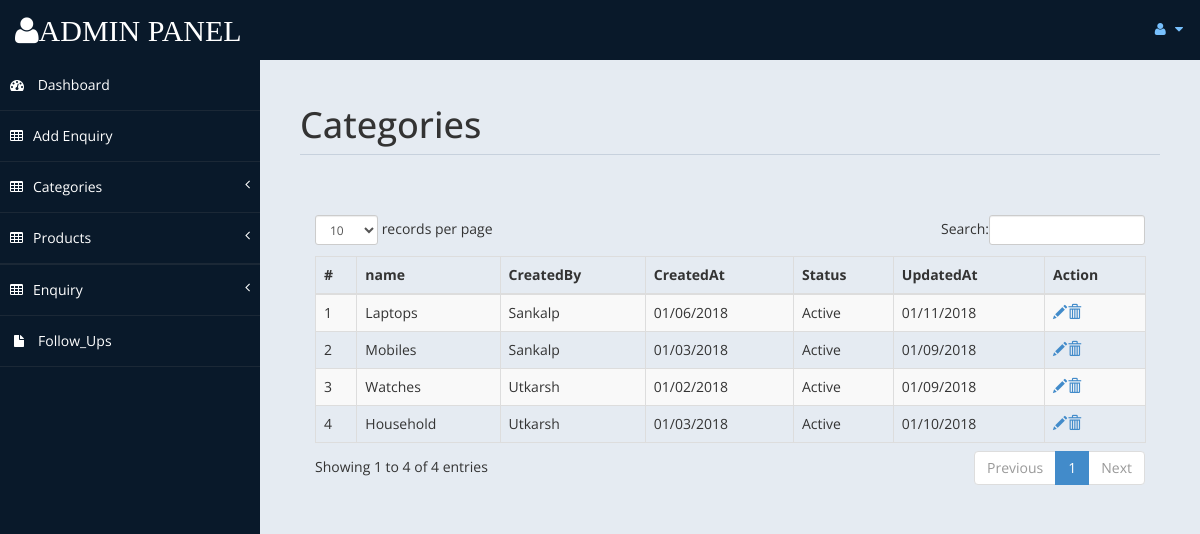
Screenshot of /category_details.php (signed in) with the database file from the repository.
### tables this page shows
CREATE TABLE IF NOT EXISTS `myusers` (
  `id` int(6) unsigned NOT NULL AUTO_INCREMENT,
  `name` varchar(30) NOT NULL,
  `number` varchar(10) DEFAULT NULL,
  `email` varchar(50) NOT NULL,
  `password` varchar(10) NOT NULL,
  `category` enum('admin','adminstrator','SE') DEFAULT NULL,
  PRIMARY KEY (`id`)
);

CREATE TABLE IF NOT EXISTS `category` (
  `id` int(4) NOT NULL AUTO_INCREMENT,
  `category_name` varchar(100) DEFAULT NULL,
  `user_id` int(11) DEFAULT NULL,
  `createdat` varchar(50) DEFAULT NULL,
  `status` enum('Active','InActive') DEFAULT NULL,
  `updatedat` varchar(50) DEFAULT NULL,
  PRIMARY KEY (`id`),
  KEY `user_id` (`user_id`)
);

### category_details.php (the view, shortened to what this page needs)
<!DOCTYPE html>
<html xmlns="http://www.w3.org/1999/xhtml">
<head>
    <link href="assets/css/bootstrap.css" rel="stylesheet" />
    <link href="assets/css/font-awesome.css" rel="stylesheet" />
    <link href="assets/css/custom-styles.css" rel="stylesheet" />
      <link href="assets/js/dataTables/dataTables.bootstrap.css" rel="stylesheet" />
</head>
<body  style="overflow-x:hidden;">
    <div id="wrapper">
        <?php include('db1.php');
include('session.php');
 ?>
        <div id="page-wrapper" >
            <div id="page-inner">
			 <div class="row">
                    <div class="col-md-12">
                        <h1 class="page-header">Categories </h1>
                             <div class="panel-body">
                            <div class="table-responsive">
                         <?php
                    $i=1;
                    $sql = "SELECT * FROM category";
                    if($result = mysqli_query($conn, $sql)){
                        if(mysqli_num_rows($result) > 0){
                            echo "<table class='table table-striped table-bordered table-hover' id='dataTables-example'>";
                                echo "<thead>";
                                    echo "<tr>";
                                        echo "<th>#</th>";
                                        echo "<th>name</th>";
                                        echo "<th>CreatedBy</th>";
                                        echo "<th>CreatedAt</th>";
                                        echo "<th>Status</th>";
                                        echo "<th>UpdatedAt</th>";
                                        echo "<th>Action</th>";
                                    echo "</tr>";
                                echo "</thead>";
                                echo "<tbody>";
                                while($row = mysqli_fetch_array($result)){
                                    echo "<tr>";
                                    echo "<td>".$i++."</td>";
                                    echo "<td>" . $row['category_name'] . "</td>";
                                    $sql1= "SELECT name FROM myusers where id=". $row['user_id']. "";
                    if($result1 = mysqli_query($conn, $sql1)){
                        if(mysqli_num_rows($result1) > 0){
                                while($row1 = mysqli_fetch_array($result1)){
                            echo "<td>" . $row1['name'] . "</td>";
                            }
                        }
                    }
                                        echo "<td>" . $row['createdat'] . "</td>";
                                        echo "<td>" . $row['status'] . "</td>";
                                        echo "<td>" . $row['updatedat'] . "</td>";
                                                                                echo "<td>";
                                            echo "<a href='category/updatecategory.php?id=". $row['id'] ."' title='Update Record' data-toggle='tooltip'><span class='glyphicon glyphicon-pencil'></span></a>";
                                            echo "<a href='category/deletecategory.php?id=". $row['id'] ."' title='Delete Record' data-toggle='tooltip'><span class='glyphicon glyphicon-trash'></span></a>";
                                        echo "</td>";
                                    echo "</tr>";
                                }
                                echo "</tbody>";
                            echo "</table>";
                        } else{
                            echo "<p class='lead'><em>No records were found.</em></p>";
                        }
                    } else{
                        echo "ERROR: Could not able to execute $sql. " . mysqli_error($conn);
                    }
                    ?>
                </div>
            </div>
                    </div>
                </div>
				</div>
            </div>
        </div>
</body>
</html>

### include/adminheader.php (shortened to what this page needs)
<nav class="navbar navbar-default top-navbar" role="navigation">
    <div class="navbar-header">
        <a class="navbar-brand" href="index.php"><i class="fa fa-user fa">Admin Panel</i></a>
    </div>
    <ul class="nav navbar-top-links navbar-right">
        <li class="dropdown">
            <a class="dropdown-toggle" data-toggle="dropdown" href="#" aria-expanded="false">
                <i class="fa fa-user fa-fw"></i> <i class="fa fa-caret-down"></i>
            </a>
        </li>
    </ul>
</nav>

### session.php (shortened to what this page needs)
<?php
   include('db.php');
   $user_check=$_SESSION['email'];
                    include('include/adminheader.php');
                             $sql= "SELECT * FROM myusers where email='$user_check'";
                    if($result = mysqli_query($conn, $sql)){
                        if(mysqli_num_rows($result) > 0){
                                while($row = mysqli_fetch_array($result)){
                             $category=$row['category'];
                             $id=$row['id'];
                            }
                        }
                    }
                    $sql3= "SELECT * FROM myusers where id='$id'";
                    if($result3 = mysqli_query($conn, $sql3)){
                        if(mysqli_num_rows($result3) > 0){
                                while($row3 = mysqli_fetch_array($result3)){
                            if($category==='admin' || $category==='adminstrator')
                            {
                           include('include/adminleftnavigation.php');                            }
                            else
                            {
                         include('include/adminleftnavigation2.php');
                            }
                        }
                        }
                    }
?>

### include/adminleftnavigation2.php (shortened to what this page needs)
<nav class="navbar-default navbar-side" role="navigation">
            <div class="sidebar-collapse">
                <ul class="nav" id="main-menu">
                    <li>
                        <a href="index.php"><i class="fa fa-dashboard"></i> Dashboard</a>
                    </li>
                    <li>
                                <a href="enquiry_create.php"><i class="fa fa-table"></i>Add Enquiry</a>
                            </li>
                    <li>
                        <a href="#"><i class="fa fa-table"></i>Categories<span class="fa arrow"></span></a>
                    </li>
                     <li>
                        <a href="#"><i class="fa fa-table"></i>Products<span class="fa arrow"></span></a>
                    </li>
                    <li>
                        <li>
                        <a href="#"><i class="fa fa-table"></i>Enquiry<span class="fa arrow"></span></a>
                    </li>
                    <li>
                        <a href="followup_details.php"><i class="fa fa-fw fa-file"></i>Follow_Ups</a>
                    </li>
                </ul>
            </div>
        </nav>

### assets/css/custom-styles.css (style rules this page uses)
body { font-family: 'Open Sans', sans-serif; }
#wrapper { width: 100%; background:#09192A; }
#page-wrapper { padding: 15px 15px; min-height: 600px; background:#E5EBF2; }
#page-inner { width:100%; margin:10px 20px 10px 0px; background-color:transparent; padding:10px; min-height:1200px; }
h1, .h1, h2, .h2, h3, .h3 { margin-top: 7px; margin-bottom: -5px; }
.page-header { padding-bottom: 9px; margin: 10px 0 45px; border-bottom: 1px solid #C7D1DD; }
.top-navbar { margin:0px; }
.top-navbar .navbar-brand { color: #fff; width: 260px; text-align: left; height: 60px; font-size: 30px; font-weight: 700; text-transform: uppercase; line-height: 30px; }
.top-navbar .nav > li { position: relative; display: inline-block; }
.top-navbar .nav > li > a { position: relative; display: block; padding: 19px 15px; color: #77C0FD; }
.arrow { float: right; }
.fa.arrow:before { content: "\f104"; }
.sidebar-collapse , .sidebar-collapse .nav { background:none; }
.sidebar-collapse .nav { padding:0; }
.sidebar-collapse .nav > li > a { color:#fff; background:transparent; text-shadow:none; }
.sidebar-collapse > .nav > li > a { padding:15px 10px; }
.sidebar-collapse > .nav > li { border-bottom: 1px solid rgba(107, 108, 109, 0.19); }
.navbar-side { border:none; background-color: transparent; }
.top-navbar { background:#09192A; border-bottom:none; }
.top-navbar .nav > li > a > i { margin-right: 2px; }
.navbar-default { border:0px solid black; }
.navbar-header { background: #09192A; }
.nav > li > a > i { margin-right:10px; }
@media (min-width:768px) { #page-wrapper { margin: 0 0 0 260px; padding: 15px 30px; min-height: 1200px; } }
@media (min-width:768px) { .navbar-side { z-index: 1; position: absolute; width: 260px; } }
@media (min-width:768px) { .navbar { border-radius: 0px; } }

### rows the page displays
myusers: category "Dashboard", name "Utkarsh"
category: category_name "Laptops", createdat "01/06/2018", status "Active", updatedat "01/11/2018"
myusers: name "Sankalp"
category: category_name "Mobiles", createdat "01/03/2018", status "Active", updatedat "01/09/2018"
category: category_name "Watches", createdat "01/02/2018", status "Active", updatedat "01/09/2018"
category: category_name "Household", createdat "01/03/2018", status "Active", updatedat "01/10/2018"
